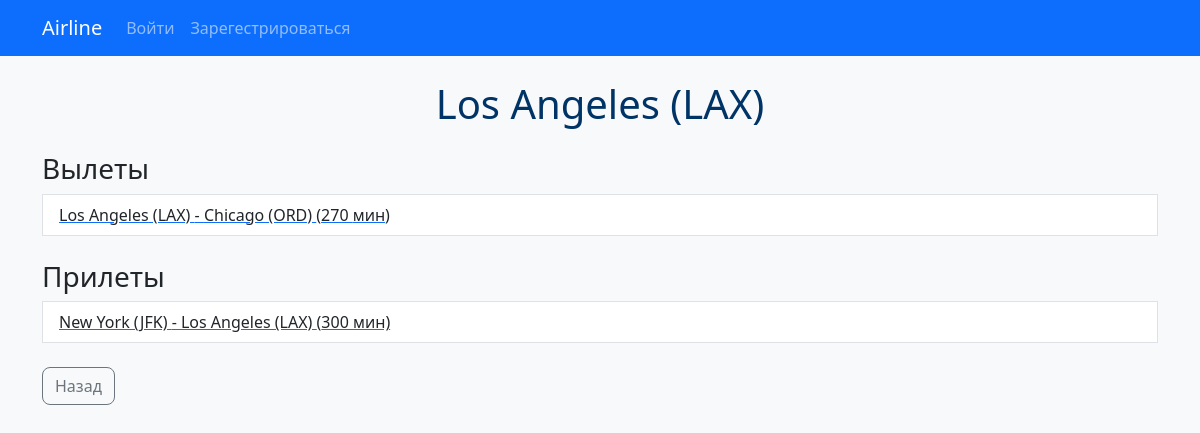
/airport_detail/6/, run on an earlier commit of the app's database.
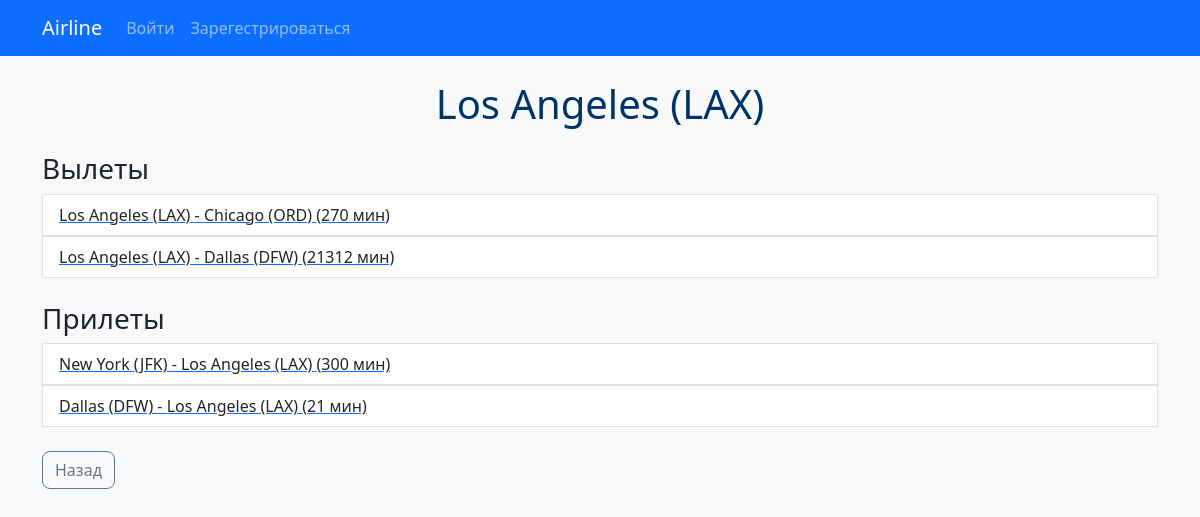
And on a later commit of the database.
### flights/models.py (models this page shows, shortened)
class Flight(models.Model):
    origin = models.ForeignKey(Airport, on_delete=models.CASCADE, related_name="departures")
    destination = models.ForeignKey(Airport, on_delete=models.CASCADE, related_name="arrivals")
    duration = models.IntegerField()
    capacity = models.IntegerField(default = 50) # type: ignore

class Airport(models.Model):
    code = models.CharField(max_length=3, unique=True)
    city = models.CharField(max_length=64)
    def __str__(self):
        return f"{self.city} ({self.code})"

### flights/views.py (the view)
# urls.py: path("airport_detail/<int:airport_id>/", views.airport_detail, name="airport_detail"),
def airport_detail(request, airport_id):
    airport = get_object_or_404(Airport, pk=airport_id)
    departures = Flight.objects.filter(origin=airport)
    arrivals = Flight.objects.filter(destination=airport)
    return render(request, "flights/airport_detail.html", {"airport": airport, "departures": departures, "arrivals": arrivals})

### flights/templates/flights/airport_detail.html (shortened to what this page needs)
{% extends 'flights/base.html' %}
{% block content %}
<h1 class="text-center">{{ airport.city }} ({{ airport.code }})</h1>
<h3 class="mt-4">Вылеты</h3>
<ul class="list-group">
    {% for departure in departures %}
        <a href="{% url 'flight_detail' departure.id %}"><li class="list-group-item">{{ departure.origin }} - {{ departure.destination }} ({{ departure.duration }} мин)</li> </a>
    {% endfor %}
</ul>
<h3 class="mt-4">Прилеты</h3>
<ul class="list-group">
    {% for arrival in arrivals %}
    <a href="{% url 'flight_detail' arrival.id %}"><li class="list-group-item">{{ arrival.origin }} - {{ arrival.destination }} ({{ arrival.duration }} мин)</li>
    </a>
        {% endfor %}
</ul>
<a href="/" class="btn btn-outline-secondary mt-4">Назад</a>
{% endblock %}

What changed in the data, as far as the page shows it:
added Flight: origin "Los Angeles (LAX)", destination "Dallas (DFW)", duration "21312", shown under "Вылеты"
added Flight: origin "Dallas (DFW)", destination "Los Angeles (LAX)", duration "21", shown under "Прилеты"
